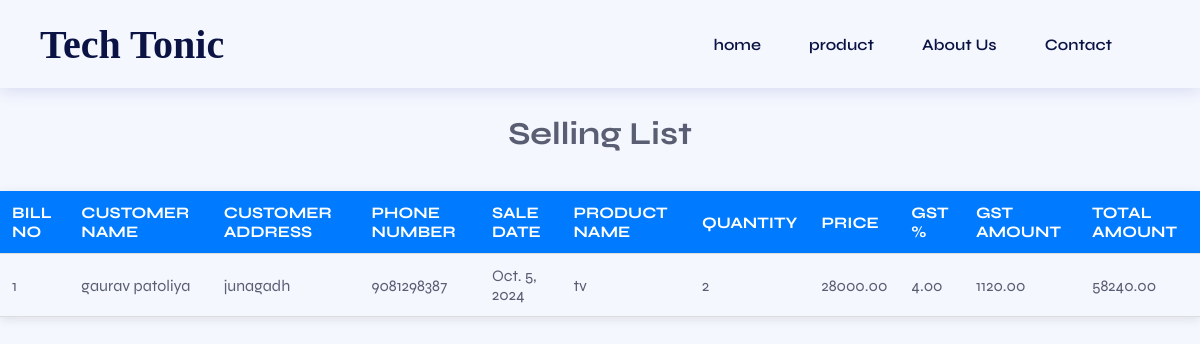
The page /sell on the database its author committed.
### ecap/models.py (models this page shows, shortened)
class Sales(models.Model):
    bill_no = models.PositiveIntegerField(unique=True)
    customer_name = models.CharField(max_length=255)
    customer_address = models.CharField(max_length=255)
    phone_number = models.CharField(max_length=15)  # Adjust length as needed
    sale_date = models.DateField()
    product_name = models.CharField(max_length=255)
    quantity = models.PositiveIntegerField()
    price = models.DecimalField(max_digits=10, decimal_places=2)
    gst_percentage = models.DecimalField(max_digits=5, decimal_places=2)  # Adjust as necessary
    gst_amount = models.DecimalField(max_digits=10, decimal_places=2)
    total_amount = models.DecimalField(max_digits=10, decimal_places=2)

### ecap/views.py (the view)
# urls.py: path('sell',views.sell,name="sell"),
def sell(request):
    sales = Sales.objects.all()
    return render(request, 'sell.html', {'sales': sales})

### ecap/templates/sell.html (shortened to what this page needs)
{% load static %}
   <html lang="en">
   <head>
      <link rel="stylesheet" href="https://cdnjs.cloudflare.com/ajax/libs/remixicon/3.5.0/remixicon.css">
      <link rel="stylesheet" href="{% static 'style.css' %}">
   </head>
   <body>
      <header class="header" id="header">
         <nav class="nav container">
            <a href="#" class="nav__logo">Tech Tonic</a>
            <div class="nav__menu" id="nav-menu">
               <ul class="nav__list">
                  <li class="nav__item">
                     <a href="/home" class="nav__link">home</a>
                  </li>
                  <li class="nav__item">
                     <a href="/product" class="nav__link">product</a>
                  </li>
                  <li class="nav__item">
                     <a href="/about_us" class="nav__link">About Us</a>
                  </li>
                  <li class="nav__item">
                     <a href="/contact" class="nav__link">Contact</a>
                  </li>
               </ul>
            </div>
         </nav>
      </header>
   <br><br><br><br><br><br>
       <h1 align="center">  Selling List  </h1>
    <br><br>
    <table>
        <thead>
            <tr>
                <th>Bill No</th>
                <th>Customer Name</th>
                <th>Customer Address</th>
                <th>Phone Number</th>
                <th>Sale Date</th>
                <th>Product Name</th>
                <th>Quantity</th>
                <th>Price</th>
                <th>GST %</th>
                <th>GST Amount</th>
                <th>Total Amount</th>
            </tr>
        </thead>
        <tbody>
            {% for sale in sales %}
            <tr>
                <td>{{ sale.bill_no }}</td>
                <td>{{ sale.customer_name }}</td>
                <td>{{ sale.customer_address }}</td>
                <td>{{ sale.phone_number }}</td>
                <td>{{ sale.sale_date }}</td>
                <td>{{ sale.product_name }}</td>
                <td>{{ sale.quantity }}</td>
                <td>{{ sale.price }}</td>
                <td>{{ sale.gst_percentage }}</td>
                <td>{{ sale.gst_amount }}</td>
                <td>{{ sale.total_amount }}</td>
            </tr>
            {% endfor %}
        </tbody>
    </table>
</body>
</html>

### ecap/static/style.css (style rules this page uses)
:root { --header-height: 3.5rem; --first-color: hsl(230, 75%, 56%); --title-color: hsl(230, 75%, 15%); --text-color: hsl(230, 12%, 40%); --body-color: hsl(230, 100%, 98%); --container-color: hsl(230, 100%, 97%); --border-color: hsl(230, 25%, 80%); --body-font: "Syne", sans-serif; --h2-font-size: 1.25rem; --normal-font-size: .938rem; --font-regular: 400; --font-medium: 500; --font-semi-bold: 600; --z-fixed: 100; --z-modal: 1000; }
@media screen and (min-width: 1023px) { :root { --h2-font-size: 1.5rem; --normal-font-size: 1rem; } }
* { box-sizing: border-box; padding: 0; margin: 0; }
html { scroll-behavior: smooth; }
body, input, button { font-family: var(--body-font); font-size: var(--normal-font-size); }
body { background-color: var(--body-color); color: var(--text-color); }
ul { list-style: none; }
a { text-decoration: none; }
.container { max-width: 1120px; margin-inline: 1.5rem; }
.header { position: fixed; top: 0; left: 0; width: 100%; background-color: var(--body-color); box-shadow: 0 2px 16px hsla(230, 75%, 32%, .15); z-index: var(--z-fixed); }
.nav { height: var(--header-height); display: flex; justify-content: space-between; align-items: center; }
.nav__logo { color: var(--title-color); font-weight: var(--font-semi-bold); transition: color .4s; font-family: 'Times New Roman', Times, serif; font-size: 40px; }
:is(.nav__logo, .nav__search, .nav__login, .nav__toggle, .nav__link):hover { color: var(--first-color); }
.nav__list { display: flex; flex-direction: column; row-gap: 2.5rem; text-align: center; }
.nav__link { color: var(--title-color); font-weight: var(--font-semi-bold); transition: color .4s; }
@media screen and (min-width: 1023px) { .nav { height: calc(var(--header-height) + 2rem); column-gap: 3rem; } }
@media screen and (min-width: 1023px) { .nav__menu { margin-left: auto; } }
@media screen and (min-width: 1023px) { .nav__list { flex-direction: row; column-gap: 3rem; } }
@media screen and (min-width: 1150px) { .container { margin-inline: auto; } }

### ecap/templates/sell.html (style rules this page uses)
table { width: 100%; border-collapse: collapse; box-shadow: 0 2px 10px rgba(0, 0, 0, 0.1); }
thead { background-color: #007BFF; color: white; }
th, td { padding: 12px; text-align: left; border-bottom: 1px solid #ddd; }
th { font-weight: bold; text-transform: uppercase; }

### rows shown on the page
Sales: bill_no "1", customer_name "gaurav patoliya", customer_address "junagadh", phone_number "9081298387", sale_date "Oct. 5, 2024", product_name "tv", quantity "2", price "28000.00", gst_percentage "4.00", gst_amount "1120.00", total_amount "58240.00"
